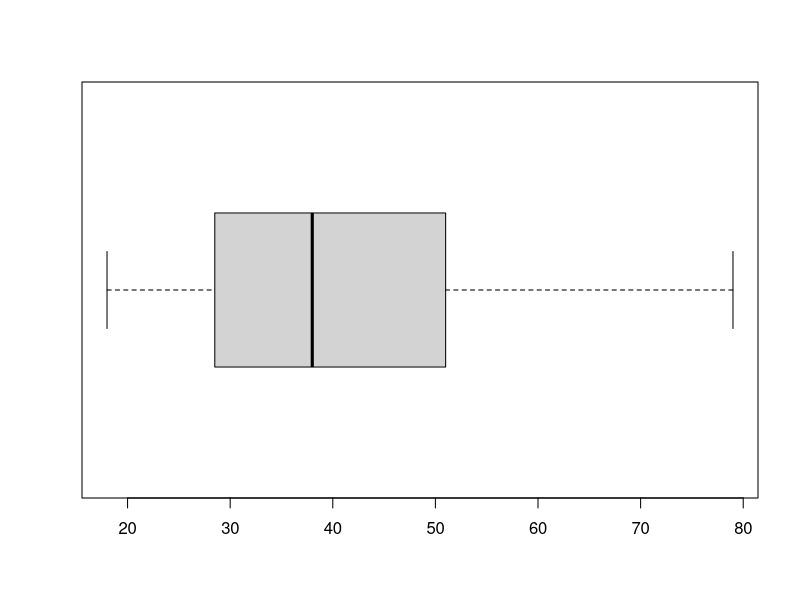
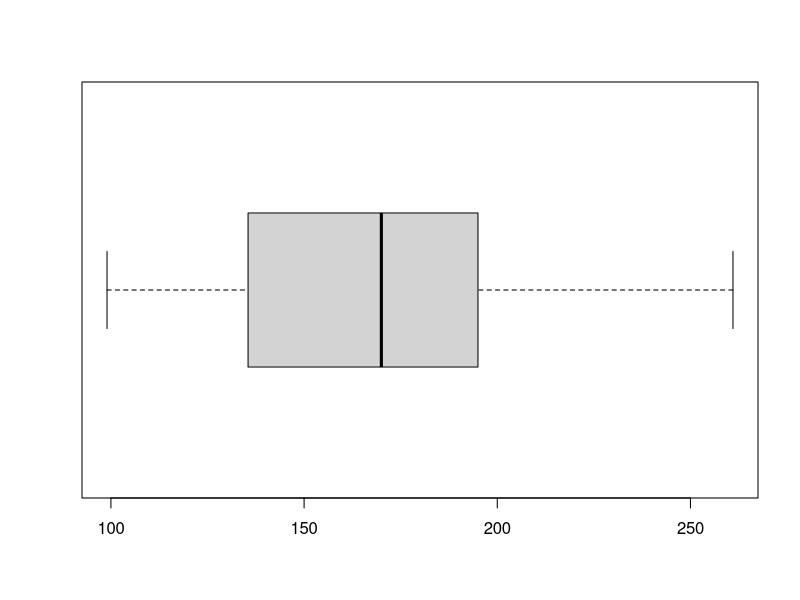
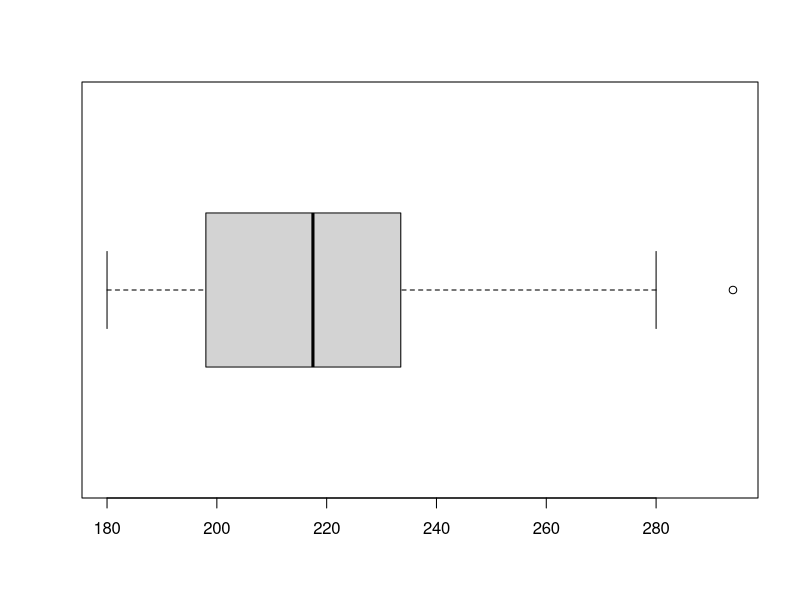
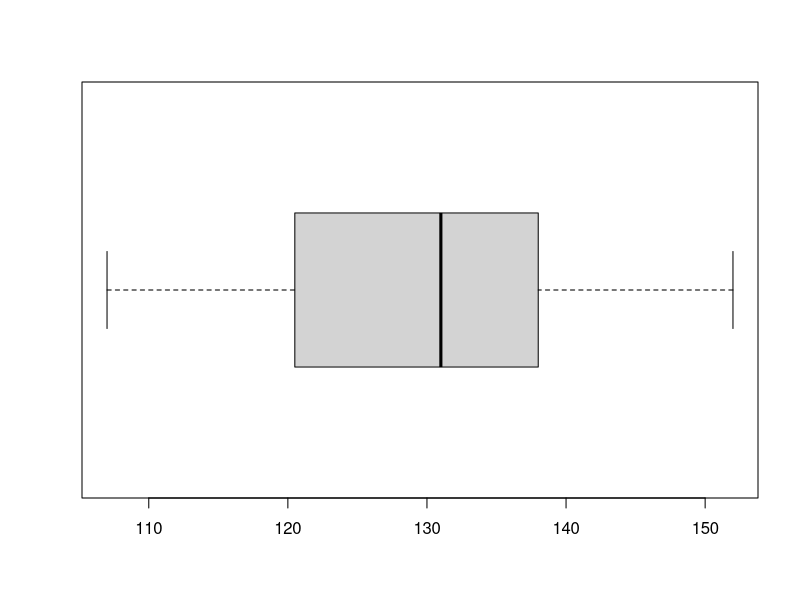
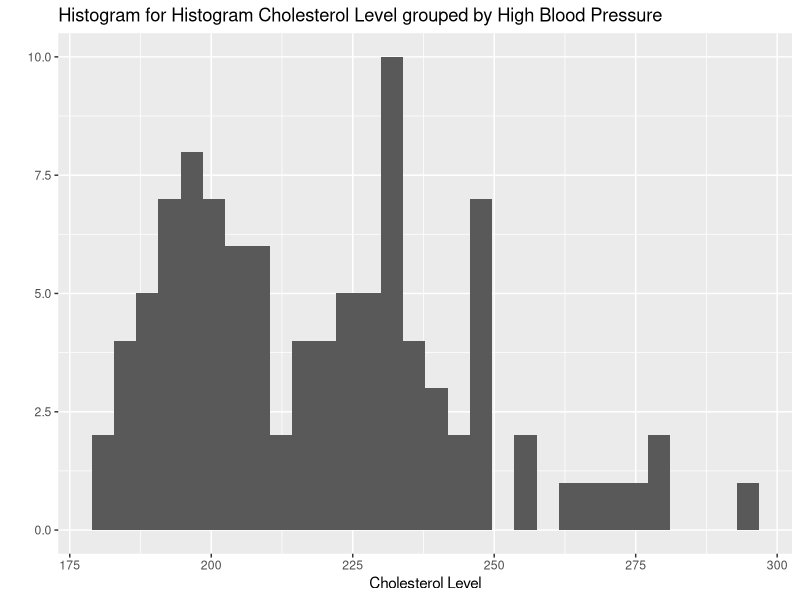

Write R code to recreate these figures, in order.
medicalRecords <- read.csv("MedicalData.csv")
numberMedicalRecords <- length(medicalRecords$ID.Number)

View(medicalRecords)

#boxplot for attributes
boxplot(medicalRecords$Age, horizontal = TRUE)
boxplot(medicalRecords$Weight..Pounds., horizontal = TRUE)
boxplot(medicalRecords$Total.Cholestrol.Level..mg.dL., horizontal = TRUE)
boxplot(medicalRecords$Systolic.Blood.Pressure..mmHg., horizontal = TRUE)



#Cholesterol Level attribute
cholesterolLevel <- vector()

for (i in 1:numberMedicalRecords) {
  currentWeight <- medicalRecords$Weight..Pounds.[i]
  if (currentWeight < 200) {
    cholesterolLevel <- c(cholesterolLevel, "Good")
  } else if (currentWeight < 240) {
    cholesterolLevel <- c(cholesterolLevel, "Borderline")
  } else {
    cholesterolLevel <- c(cholesterolLevel, "High")
  }
}

medicalRecords <- cbind(medicalRecords, cholesterolLevel)

View(medicalRecords)

#Blood Pressure attribute
bloodPressure <- vector()

for (i in 1:numberMedicalRecords) {
  currentBloodPressureMMHG <- medicalRecords$Systolic.Blood.Pressure..mmHg.[i]
  
  if (currentBloodPressureMMHG < 120) {
    bloodPressure <- c(bloodPressure, "Normal")
  } else if (currentBloodPressureMMHG < 130) {
    bloodPressure <- c(bloodPressure, "Elevated")
  } else if (currentBloodPressureMMHG < 140) {
    bloodPressure <- c(bloodPressure, "High Blood Pressure Stage 1")
  } else {
    bloodPressure <- c(bloodPressure, "High Blood Pressure Stage 2")
  }
}

medicalRecords <- cbind(medicalRecords, bloodPressure)
View(medicalRecords)

#Histogram Cholesterol Level respect to High Blood Pressure
install.packages("ggplot2")
library(ggplot2)
qplot(medicalRecords$Total.Cholestrol.Level..mg.dL., 
      geom = "histogram",
      main = "Histogram for Histogram Cholesterol Level grouped by High Blood Pressure",
      xlab = "Cholesterol Level")
